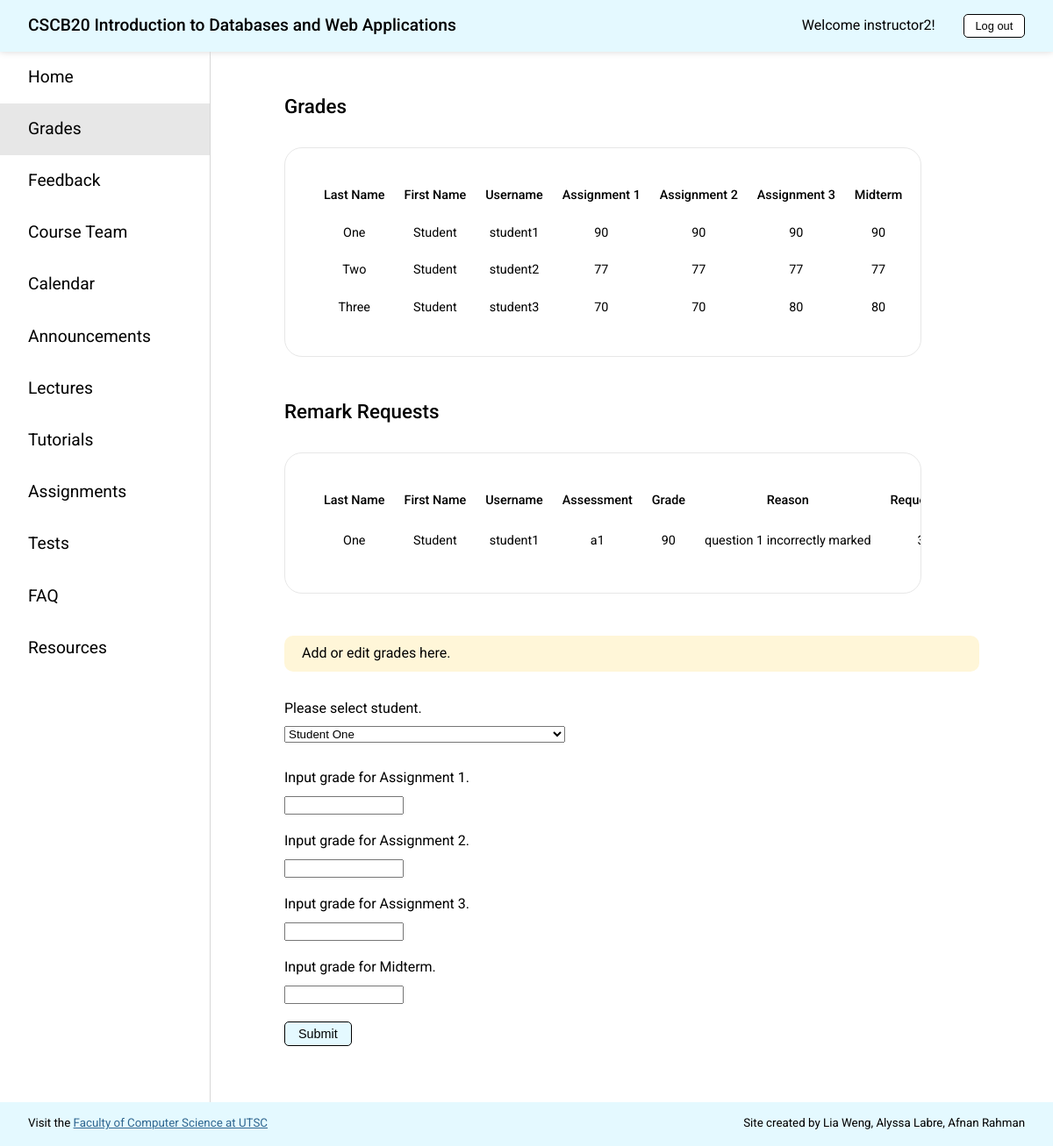
/grades (signed in), run on the app's committed database.
### app.py (models this page shows, shortened)
class Student(db.Model):
    __tablename__ = 'Student'
    id = db.Column(db.Integer, primary_key=True)
    username = db.Column(db.String(20), unique=True, nullable=False)
    password = db.Column(db.String(20), nullable=False)
    first_name = db.Column(db.String(40), nullable=False)
    last_name = db.Column(db.String(40), nullable=False)
    a1 = db.Column(db.Integer)
    a2 = db.Column(db.Integer)
    a3 = db.Column(db.Integer)
    midterm = db.Column(db.Integer)
    remark = db.relationship('Remark', backref='student', lazy=True)

class Remark(db.Model):
    __tablename__ = 'Remark'
    id = db.Column(db.Integer, primary_key=True)
    student_username = db.Column(db.String(20), db.ForeignKey(
        'Student.username'), nullable=False)
    student_first_name = db.Column(db.String(40), nullable=False)
    student_last_name = db.Column(db.String(40), nullable=False)
    item = db.Column(db.String(20), nullable=False)
    grade = db.Column(db.Integer)
    reason = db.Column(db.String(1000), nullable=False)

### app.py (the view)
@app.route('/grades', methods=['GET', 'POST'])
def grades():
    check_authorization()
    all_remarks = get_allremarks()
    students = get_allstudents()
    if request.method == 'GET':
        if session['type'] == 'student':
            student = get_student(session['user'])
            remarks = get_student_remark(student.username)
            return render_template('grades_s.html', page='grades', remarks=remarks, student=student)
        else:
            return render_template('grades_i.html', page='grades', remarks=all_remarks, students=students)
    else:
        return add_grades(request.form['student'], request.form['a1'], request.form['a2'], request.form['a3'], request.form['midterm'], students=students)

### app.py (called while the page is built)
def check_authorization():
    if "user" not in session:
        abort(403, "Please sign in to access this page.")

def get_allstudents():
    return Student.query.all()

def get_allremarks():
    return Remark.query.all()

### templates/grades_i.html (shortened to what this page needs)
<!DOCTYPE html>
<html lang="en">
<head>
  <link rel="stylesheet" href="{{ url_for('static', filename='styles.css') }}">
</head>
<body onload="hideMessage()">
  {% extends "template.html" %}
  {% block content %}
  <div class="content">
    <h1 class="page-title">Grades</h1>
    <div class="table-container-grades">
      <table>
        <tr>
          <th>Last Name</th>
          <th>First Name</th>
          <th>Username</th>
          <th>Assignment 1</th>
          <th>Assignment 2</th>
          <th>Assignment 3</th>
          <th>Midterm</th>
        </tr>
        {% for student in students %}
        <tr>
          <td>{{student.last_name}}</td>
          <td>{{student.first_name}}</td>
          <td>{{student.username}}</td>
          <td>{{student.a1}}</td>
          <td>{{student.a2}}</td>
          <td>{{student.a3}}</td>
          <td>{{student.midterm}}</td>
        </tr>
        {% endfor%}
      </table>
    </div>
    <h1 class="page-title">Remark Requests</h1>
    <div class="table-container-grades">
      <table>
        <tr>
          <th>Last Name</th>
          <th>First Name</th>
          <th>Username</th>
          <th>Assessment</th>
          <th>Grade</th>
          <th>Reason</th>
          <th>Request ID</th>
        </tr>
        {% for remark in remarks %}
        <tr>
          <td>{{remark.student_last_name}}</td>
          <td>{{remark.student_first_name}}</td>
          <td>{{remark.student_username}}</td>
          <td>{{remark.item}}</td>
          <td>{{remark.grade}}</td>
          <td>{{remark.reason}}</td>
          <td>{{remark.id}}</td>
        </tr>
        {% endfor %}
      </table>
    </div>
    <p class="message edit-grades">Add or edit grades here.</p>
    <form class="addgrades-form" action="http://127.0.0.1:5000/grades" method="post">
      <label for="student">Please select student.</label>
      <select name="student">
        {% for student in students %}
        <option value={{student.username}}>{{student.first_name}} {{student.last_name}}</option>
        {% endfor %}
      </select>
      <div class="grade-input">
        <label for="a1">Input grade for Assignment 1.</label>
        <input id="a1" name="a1" type="text">
      </div>
      <div class="grade-input">
        <label for="a2">Input grade for Assignment 2.</label>
        <input id="a2" name="a2" type="text">
      </div>
      <div class="grade-input">
        <label for="a3">Input grade for Assignment 3.</label>
        <input id="a3" name="a3" type="text">
      </div>
      <div class="grade-input">
        <label for="midterm">Input grade for Midterm.</label>
        <input id="midterm" name="midterm" type="text">
      </div>
      <div>
        <button type="submit">Submit</button>
      </div>
    </form>
  </div>
  {% endblock %}

### static/styles.css (style rules this page uses)
@media screen and (min-width: 770px) { html { font-size: 16px; } }
body { box-sizing: border-box; margin: 0; padding: 0; font-family: "Roboto", sans-serif; line-height: 130%; }
p { margin: 0; }
h1 { font-size: 1.4rem; font-weight: 400; line-height: 130%; margin: 0; }
button { background-color: #e4f9ff; border: 1px solid black; padding: 5px 15px; border-radius: 5px; font-size: 0.9rem; }
select { margin: 10px 0 30px 0; width: 20rem; }
.page-title { margin: 1rem 20px 2rem 20px; font-weight: 500; }
.message { background-color: #fff6d8; padding: 10px 20px; border-radius: 10px; margin: 0 20px; }
.content { min-height: 80vh; }
@media screen and (min-width: 770px) { .content { padding: 2rem 4rem; } }
@media screen and (min-width: 551px) { .table-container-grades { overflow-x: auto; margin: 2rem 20px 3rem 20px; padding: 2rem; border: 1px solid #e7e7e7; border-radius: 20px; } }
@media screen and (min-width: 551px) { .table-container-grades table { width: max-content; text-align: center; table-layout: fixed; font-size: 0.9rem; } }
@media screen and (min-width: 1024px) { .table-container-grades { width: 55vw; } }
th { font-weight: 500; padding: 10px; }
td { padding: 10px; }
.addgrades-form { margin: 2rem 20px; display: flex; flex-direction: column; }
.grade-input { display: flex; flex-direction: column; margin-bottom: 20px; }
.grade-input input { margin-top: 10px; width: 8rem; }
.edit-grades { margin-top: 20px; }

### data on the page
Student: last_name "One", first_name "Student", username "student1", a1 "90", a2 "90", a3 "90", midterm "90"
Student: last_name "Two", first_name "Student", username "student2", a1 "77", a2 "77", a3 "77", midterm "77"
Student: last_name "Three", first_name "Student", username "student3", a1 "70", a2 "70", a3 "80", midterm "80"
Remark: student_last_name "One", student_first_name "Student", student_username "student1", item "a1", grade "90", reason "question 1 incorrectly marked"

### other printed values
{{ session['user'] }} "instructor2"
form field student "Student One"
